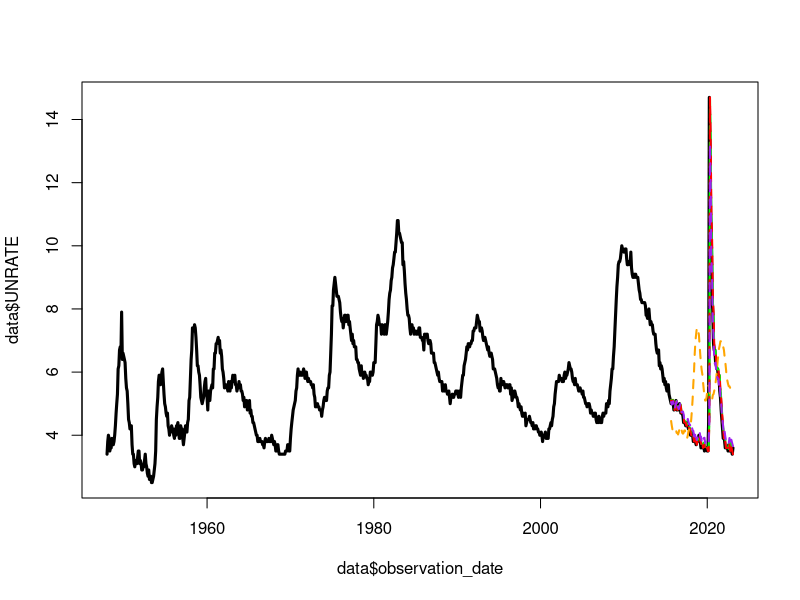
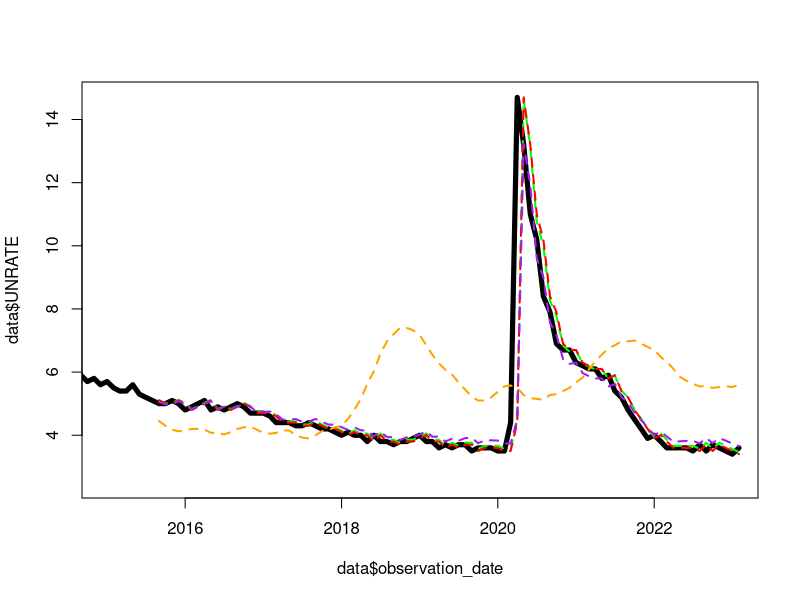
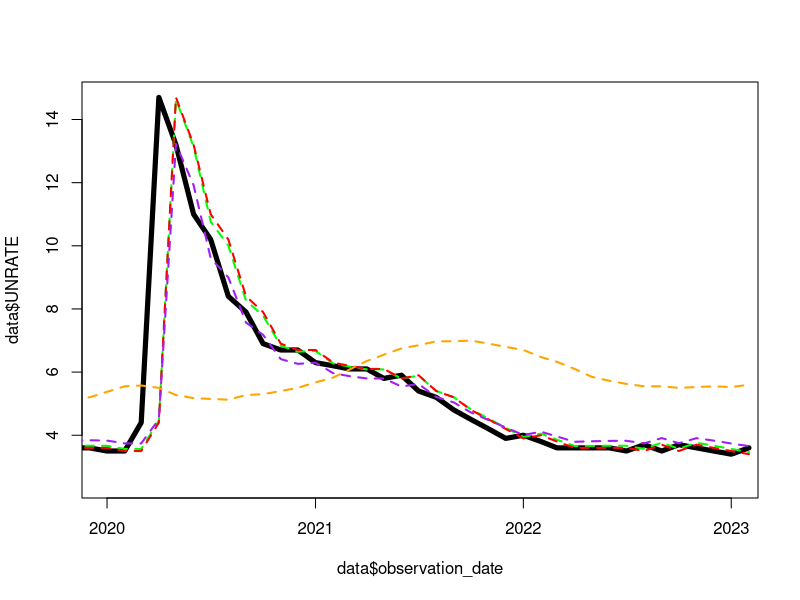
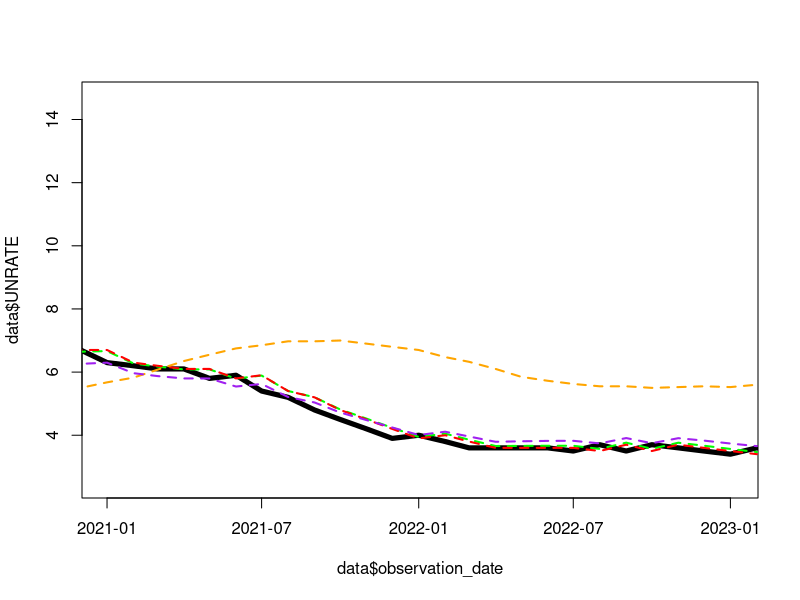

Write the R code that produced these figures, in order.
## ---- chunk 1
library(readxl)
library(dynlm) # use the dynlm package
library(ggplot2)
## ---- chunk 2
data<- read_excel("ch3_UnemploymentRate.xls")

data_row_ct <- nrow(data)
data_first_90pct <- data[1:ceiling(0.9*data_row_ct),]
data_first_90pct_row_ct <- nrow(data_first_90pct)


data_estimation_sample <- tail(data, data_row_ct-ceiling(0.9*data_row_ct))

data_estimation_sample_row_ct <- data_row_ct-ceiling(0.9*data_row_ct)
g <- ts(data$UNRATE, frequency = 12, start=c(1948,1), end = c(2023,2)) #declare g as (monthly) time series

## ---- chunk 3
fcast1<-numeric(data_estimation_sample_row_ct) #generate a vector of zeros (length of estimation sample set)
ferror1<-numeric(data_estimation_sample_row_ct) #generate a vector of zeros (length of estimation sample set)
loss1<-numeric(data_estimation_sample_row_ct) #generate a vector of zeros (length of estimation sample set)

model<-dynlm(g ~ lag(g,-1) + lag(g,-3), start=c(1948,1), end=c(2023,2)) #fit AR(3)
summary(model)

for (i in 1:data_estimation_sample_row_ct){ #start a for loop
  fcast1[i]<-coef(model)[1]+ coef(model)[2]*g[data_first_90pct_row_ct-1+i] + coef(model)[3]*g[data_first_90pct_row_ct-3+i] #fill in forecasted values at the end of each iteration
  ferror1[i]<-g[data_first_90pct_row_ct+i]- fcast1[i] #fill in forecasted values at the end of each iteration
  loss1[i] <-ferror1[i]^2
} #end the loop

cbind(fcast1, ferror1, loss1)
MSE1 <- mean(loss1)

mpetest <- lm(ferror1 ~ 1)
summary(mpetest)


IETest <- lm(ferror1 ~ fcast1)
summary(IETest)
## ---- chunk 4
fcast2<-numeric(data_estimation_sample_row_ct) #generate a vector of zeros (length of estimation sample set)
ferror2<-numeric(data_estimation_sample_row_ct) #generate a vector of zeros (length of estimation sample set)
loss2<-numeric(data_estimation_sample_row_ct) #generate a vector of zeros (length of estimation sample set)

for (i in 1:data_estimation_sample_row_ct){ 
  fcast2[i]<-g[data_first_90pct_row_ct-1+i] #naive forecast
  ferror2[i]<-g[data_first_90pct_row_ct+i]- fcast2[i] #fill in forecasted values at the end of each iteration
  loss2[i] <-ferror2[i]^2
 } 
cbind(fcast2, ferror2, loss2)
MSE2 <- mean(loss2)

mpetest <- lm(ferror2 ~ 1)
summary(mpetest)


IETest <- lm(ferror2 ~ fcast2)
summary(IETest)

## ---- chunk 5
fcast3<-numeric(data_estimation_sample_row_ct) #generate a vector of zeros (length of estimation sample set)
ferror3<-numeric(data_estimation_sample_row_ct) #generate a vector of zeros (length of estimation sample set)
loss3<-numeric(data_estimation_sample_row_ct) #generate a vector of zeros (length of estimation sample set)


for (i in 1:data_estimation_sample_row_ct){ 
  fcast3[i]<-(g[data_estimation_sample_row_ct-1+i]+g[data_estimation_sample_row_ct-2+i]+g[data_estimation_sample_row_ct-3+i]+g[data_estimation_sample_row_ct-4+i])/4  #forecast is the average of the last 4 observations
  ferror3[i]<-g[data_first_90pct_row_ct+i] - fcast3[i] #fill in forecasted values at the end of each iteration
  loss3[i] <-ferror3[i]^2
}


cbind(fcast3, ferror3, loss3)
MSE3 <- mean(loss3)

mpetest <- lm(ferror3 ~ 1)
summary(mpetest)


IETest <- lm(ferror3 ~ fcast3)
summary(IETest)

## ---- chunk 6

g0<-window(g,start=c(2015,9)) ## estimation sample date
comb<-lm(g0~fcast1+fcast2+fcast3)
summary(comb)


fcast4<-numeric(data_estimation_sample_row_ct) #generate a vector of zeros (length of estimation sample set)
ferror4<-numeric(data_estimation_sample_row_ct) #generate a vector of zeros (length of estimation sample set)
loss4<-numeric(data_estimation_sample_row_ct) #generate a vector of zeros (length of estimation sample set)

fcast4 <- comb$fitted.values
ferror4 <- g0-fcast4
loss4 <-ferror4^2

MSE4 <- mean(loss4)
## ---- chunk 7
forec <- cbind(data_estimation_sample,fcast1, fcast2, fcast3, fcast4)
## Adjust date tye
forec$observation_date = as.Date(forec$observation_date)
data$observation_date = as.Date(data$observation_date)
## ---- chunk 8
plot(x = data$observation_date, y = data$UNRATE, type = "l", lwd=3.0)+
  lines(x = forec$observation_date, y= forec$fcast1,lty=2,lwd=2,col="green")+
  lines(x = forec$observation_date, y= forec$fcast2,lty=2,lwd=2,col="red")+
  lines(x = forec$observation_date, y= forec$fcast3,lty=2,lwd=2,col="orange")+
  lines(x = forec$observation_date, y= forec$fcast4,lty=2,lwd=2,col="purple")

## ---- chunk 9

plot(x = data$observation_date, y = data$UNRATE, type = "l", lwd=5.0, xlim=c(as.Date("2015-01-01"), as.Date("2023-01-04")) )+
  lines(x = forec$observation_date, y= forec$fcast1,lty=2,lwd=2,col="green")+
  lines(x = forec$observation_date, y= forec$fcast2,lty=2,lwd=2,col="red")+
  lines(x = forec$observation_date, y= forec$fcast3,lty=2,lwd=2,col="orange")+
  lines(x = forec$observation_date, y= forec$fcast4,lty=2,lwd=2,col="purple")

## ---- chunk 10
plot(x = data$observation_date, y = data$UNRATE, type = "l", lwd=5.0, xlim=c(as.Date("2020-01-01"), as.Date("2023-01-04")) )+
  lines(x = forec$observation_date, y= forec$fcast1,lty=2,lwd=2,col="green")+
  lines(x = forec$observation_date, y= forec$fcast2,lty=2,lwd=2,col="red")+
  lines(x = forec$observation_date, y= forec$fcast3,lty=2,lwd=2,col="orange")+
  lines(x = forec$observation_date, y= forec$fcast4,lty=2,lwd=2,col="purple")

## ---- chunk 11
plot(x = data$observation_date, y = data$UNRATE, type = "l", lwd=5.0, xlim=c(as.Date("2021-01-01"), as.Date("2023-01-04")) )+
  lines(x = forec$observation_date, y= forec$fcast1,lty=2,lwd=2,col="green")+
  lines(x = forec$observation_date, y= forec$fcast2,lty=2,lwd=2,col="red")+
  lines(x = forec$observation_date, y= forec$fcast3,lty=2,lwd=2,col="orange")+
  lines(x = forec$observation_date, y= forec$fcast4,lty=2,lwd=2,col="purple")
